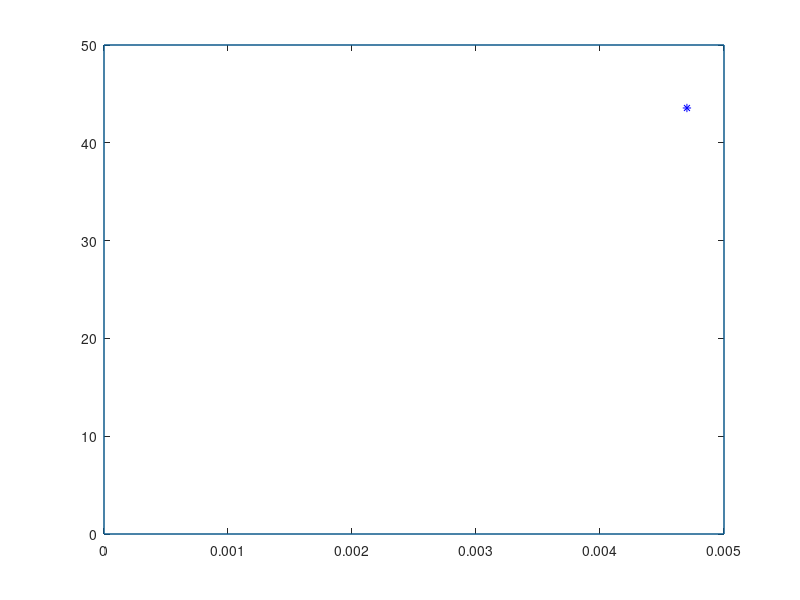

Write the MATLAB code that produced this figure. (Note: this script raises an error after producing the figure.)
EQPoint = plot(0.004701, 43.56, '* blue');
hold on

% Draw Box
NOA = line([0 0], [0 50]);
line([.005 .005], [0 50])
line([0 .005], [0 0])
line([0 .005], [50 50])

x = [-0.004; -0.003; -0.002; -0.0003; -0.0002; -0.0001; 10^-20; 0.0001; 0.002; 0.003; 0.004];
y = ones(1, 11)*-43.5;

BoBoA = plot(x, y, 'O black');
plot(x, y, 'red');
axis([-.006 .006 -150 60])

title(['Boundary of Basin of Attraction for \alpha = 85^0']);
xlabel('m_a [kg]')
ylabel('\omega_e [rad/s]')
legend([EQPoint NOA BoBoA], 'Equilibrium Point', 'Normal Operating Area', 'Boundary of Basin of Attraction', 'Location', 'Best');